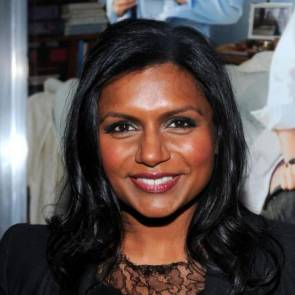
#> input picture project/dataset/person_1/httpgonetworthcomwpcontentuploadsthumbsjpg.jpg, 295 x 295 px
$ python -i face_recognition.py   (imports and definitions only)
#> lines starting #> are read from the running program, lines starting #| are printed output that depends on the picture
import cv2
import serial # Để gửi lệnh đến Arduino
import time
import sys
import numpy as np

# Cấu hình encoding cho Windows
# [2 lines not run here, left out]

# Tham số nhận diện
CONFIDENCE_THRESHOLD = 85  # Ngưỡng confidence (càng thấp càng chặt) - Tăng lên để dễ nhận hơn
FACE_SIZE = (200, 200)     # Kích thước chuẩn hóa khuôn mặt
DEBUG_MODE = True          # Hiển thị tất cả confidence để debug

def preprocess_face(face_img, target_size=FACE_SIZE):
    """Tiền xử lý khuôn mặt giống như khi training"""
    face_resized = cv2.resize(face_img, target_size)
    face_equalized = cv2.equalizeHist(face_resized)
    face_blurred = cv2.GaussianBlur(face_equalized, (5, 5), 0)
    return face_blurred

recognizer = cv2.face.LBPHFaceRecognizer_create(radius=2, neighbors=8, grid_x=8, grid_y=8)
# [1 line not run here, left out]
face_cascade = cv2.CascadeClassifier('haarcascade_frontalface_default.xml')

# Kết nối Arduino - thay COM3 bằng port Arduino của bạn
# [69 lines not run here, left out]

>>> import cv2
>>> picture = cv2.imread('dataset/person_1/httpgonetworthcomwpcontentuploadsthumbsjpg.jpg', cv2.IMREAD_GRAYSCALE)
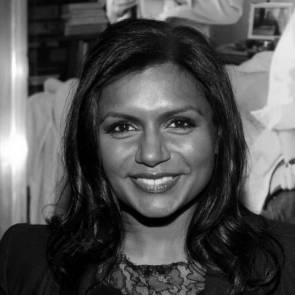
#> picture: shape (295, 295); min 0, max 255, mean 81.5
>>> result = preprocess_face(picture)
#> in preprocess_face, `face_equalized = cv2.equalizeHist(face_resized)`:
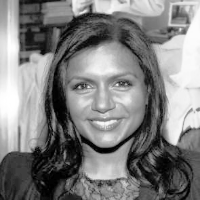
#> face_equalized: shape (200, 200); min 0, max 255, mean 127.6
#> in preprocess_face, `face_blurred = cv2.GaussianBlur(face_equalized, (5, 5), 0)`:
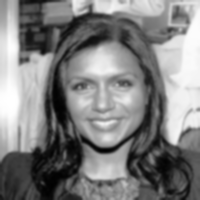
#> face_blurred: shape (200, 200); min 1, max 255, mean 127.6

$ run again, on project/dataset/person_1/httpimagesnymagcomimagesdailymindykalingxjpg.jpg
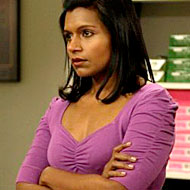
#> input picture project/dataset/person_1/httpimagesnymagcomimagesdailymindykalingxjpg.jpg, 190 x 190 px
#> in preprocess_face, `face_resized = cv2.resize(face_img, target_size)`:
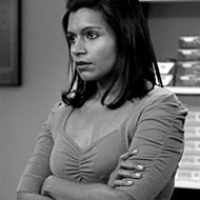
#> face_resized: shape (200, 200); min 0, max 255, mean 102.9
#> in preprocess_face, `face_blurred = cv2.GaussianBlur(face_equalized, (5, 5), 0)`:
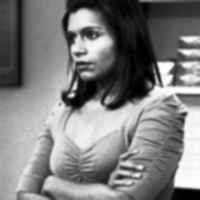
#> face_blurred: shape (200, 200); min 0, max 255, mean 126.1

$ run again, on project/dataset/person_1/httpmediaonsugarcomfilesbabaaaaaMindyInterviewxxxlargejpg.jpg
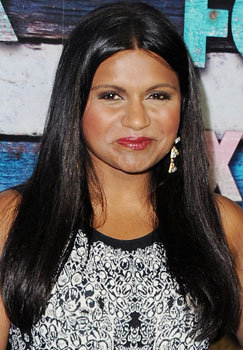
#> input picture project/dataset/person_1/httpmediaonsugarcomfilesbabaaaaaMindyInterviewxxxlargejpg.jpg, 243 x 350 px
#> in preprocess_face, `face_resized = cv2.resize(face_img, target_size)`:
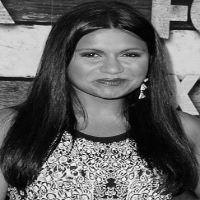
#> face_resized: shape (200, 200); min 0, max 251, mean 97.1
#> in preprocess_face, `face_blurred = cv2.GaussianBlur(face_equalized, (5, 5), 0)`:
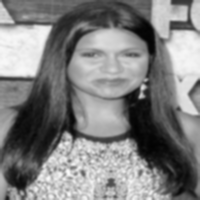
#> face_blurred: shape (200, 200); min 2, max 250, mean 128.2

$ run again, on project/dataset/person_1/httppixelnymagcomimgsfashiondailymindykalingwhjpg.jpg
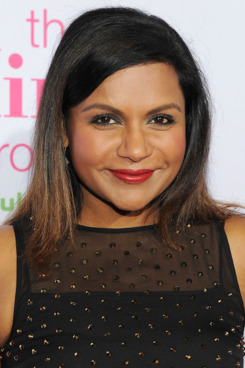
#> input picture project/dataset/person_1/httppixelnymagcomimgsfashiondailymindykalingwhjpg.jpg, 245 x 368 px
#> in preprocess_face, `face_resized = cv2.resize(face_img, target_size)`:
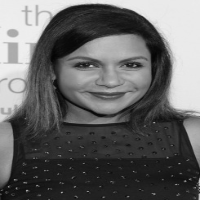
#> face_resized: shape (200, 200); min 5, max 240, mean 100.4
#> in preprocess_face, `face_blurred = cv2.GaussianBlur(face_equalized, (5, 5), 0)`:
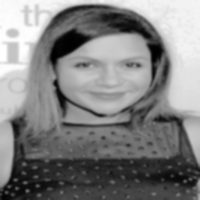
#> face_blurred: shape (200, 200); min 0, max 255, mean 128.9
